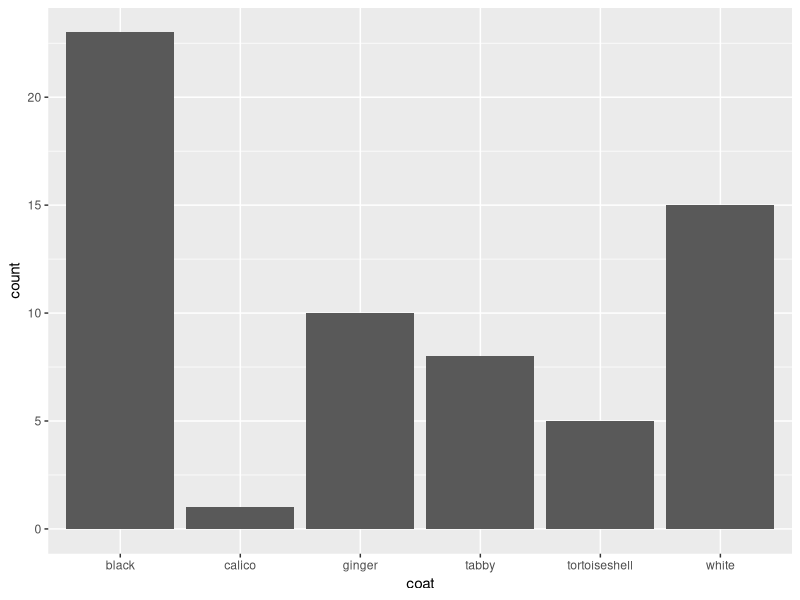
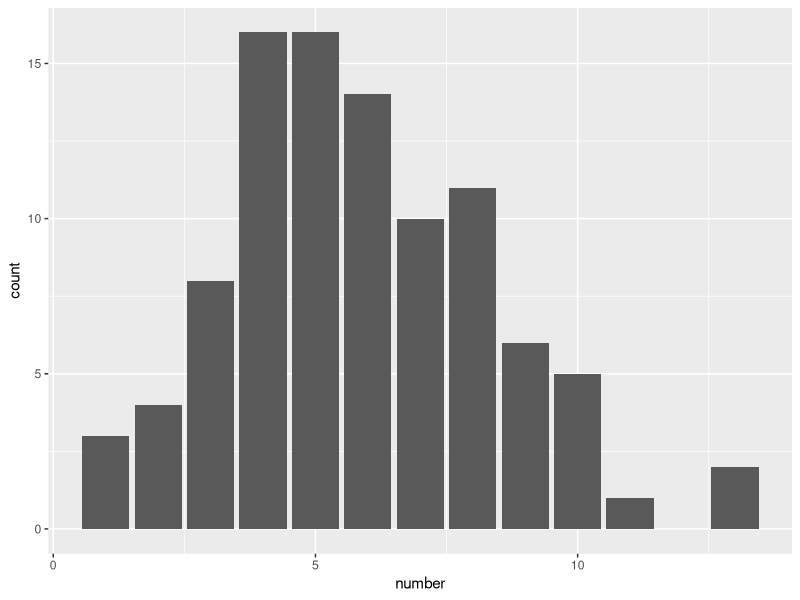
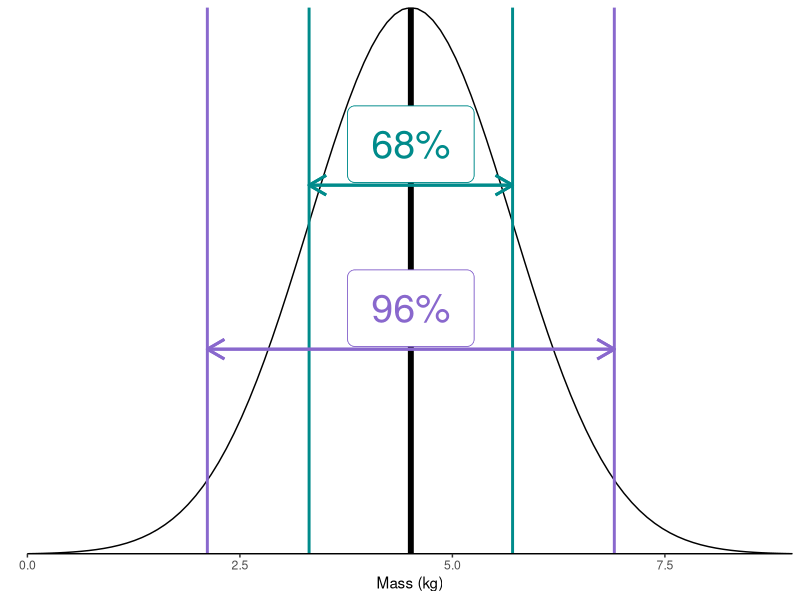
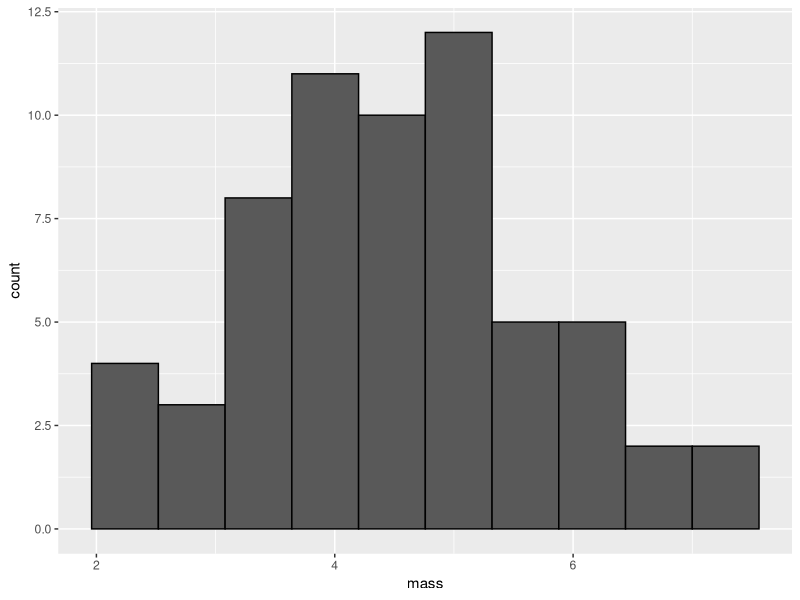

Generate these figures, in order, with R:
## ---- chunk 1
#| include: false
library(tidyverse)
library(kableExtra)
## ---- chunk 2
library(tidyverse)
library(readxl)
## ---- chunk 3
cats <- read_csv("data-raw/cat-coats.csv")
## ---- chunk 4
#| include: false

#---CODING ANSWER---
cells <- read_table("data-raw/cell-size.txt")
fly_bristles <- read_table("data-raw/bristles.txt")
fly_bristles_means <- read_excel("data-raw/bristles-mean.xlsx")
## ---- chunk 5
cats |> 
  group_by(coat) |> 
  count()
## ---- chunk 6
ggplot(cats, aes(x = coat)) +
  geom_bar()
## ---- chunk 7
#| include: false

#---CODING ANSWER---
fly_bristles |> 
  group_by(number) |> 
  count()
## ---- chunk 8
fly_bristles |> 
  summarise(median(number),
            IQR(number))
## ---- chunk 9
fly_bristles_summary <- fly_bristles |> 
  summarise(med = median(number),
            interquartile = IQR(number))
## ---- chunk 10
#| include: false

#---CODING ANSWER---
ggplot(fly_bristles, aes(x = number)) +
  geom_bar()
## ---- chunk 11
#| echo: false
mean <- mean(cats$mass)
sd <-  sd(cats$mass)

ggplot(data = data.frame(x = c(0, 9)), aes(x)) +
  stat_function(fun = dnorm, n = 101, args = list(mean, sd)) + 
  scale_y_continuous(breaks = NULL, 
                     expand = c(0, 0), 
                     name = "") +
  scale_x_continuous(name = "Mass (kg)", 
                     expand = c(0, 0)) +
  geom_vline(xintercept = mean, size = 2) +
  geom_vline(xintercept = mean - sd, 
             colour = "darkcyan", size = 1) +
  geom_vline(xintercept = mean + sd, 
             colour = "darkcyan", size = 1) +
  geom_label(x = mean, y = 0.25, 
             label = "68%", 
             colour = "darkcyan", 
             size = 10, 
             label.padding = unit(0.5, "lines")) +
  geom_segment(aes(x = mean - sd, y = 0.225, xend =  mean + sd, yend = 0.225),
               arrow = arrow(length = unit(0.5, "cm"), ends = "both"),
               colour = "darkcyan", 
               size = 1) +
  geom_vline(xintercept = mean - 2 * sd, 
             colour = "mediumpurple3", size = 1) +
  geom_vline(xintercept = mean + 2 * sd, 
             colour = "mediumpurple3", size = 1) +
  geom_label(x = mean, y = 0.15, 
             label = "96%", 
             colour = "mediumpurple3", 
             size = 10, 
             label.padding = unit(0.5, "lines"),) +
  geom_segment(aes(x = mean -  2 * sd, y = 0.125, xend =  mean + 2 * sd, yend = 0.125),
               arrow = arrow(length = unit(0.5, "cm"), ends = "both"),
               colour = "mediumpurple3", 
               size = 1) +
  theme_classic()

## ---- chunk 12
cats |> 
  summarise(mean = mean(mass))
## ---- chunk 13
cats |> 
  summarise(mean = mean(mass),
            n = length(mass))
## ---- chunk 14
#| include: false

#---CODING ANSWER---
cats |> 
  summarise(mean = mean(mass),
            n = length(mass),
            standard_dev = sd(mass))
## ---- chunk 15
ggplot(cats, aes(x = mass)) +
  geom_histogram(bins = 10, colour = "black")
## ---- chunk 16
cats |> 
  group_by(coat) |> 
  summarise(mean = mean(mass),
                  standard_dev = sd(mass))
## ---- chunk 17
#| include: false

#---CODING ANSWER---
cells |> 
  summarise(mean = mean(FSC),
            median = median(FSC),
            n = length(FSC),
            standard_dev = sd(FSC))
## ---- chunk 18
#| include: false

#---CODING ANSWER---
cells |> 
  summarise(mean = mean(FSC),
            meadian = median(FSC),
            n = length(FSC),
            standard_dev = sd(FSC),
            se = standard_dev/sqrt(n))
